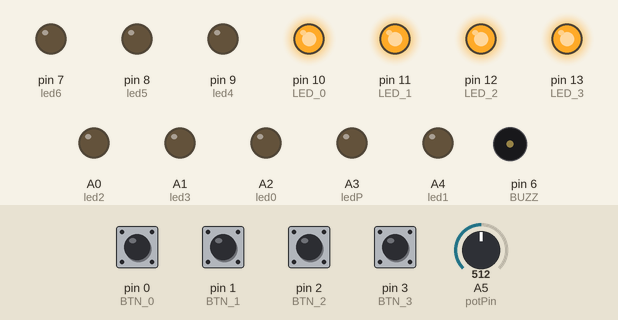
A sketch run on a simulated Arduino Uno, built with avr-gcc and run on an emulated ATmega328P. Shown: output pins drawn as LEDs (lit = HIGH), buzzer (waves = sounding). The inputs (shaded band) are chosen by the test bench; at power-on: pin 0 (BTN_0), pin 1 (BTN_1), pin 2 (BTN_2), pin 3 (BTN_3) HIGH, A5 (potPin) = 512.

Above: at 5.6 s.
5.7 s: pin 0 (BTN_0) pulled LOW for 0.15 s
At 7.2 s:
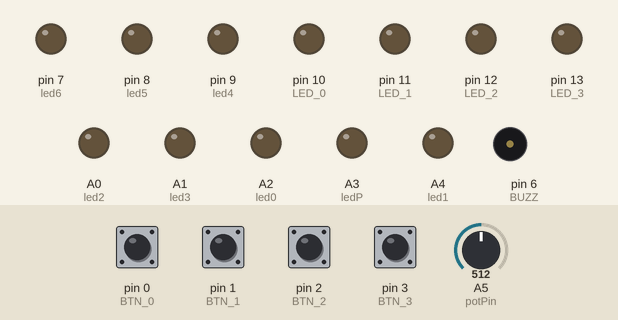
7.9 s: pin 1 (BTN_1) pulled LOW for 0.15 s
At 9.5 s:
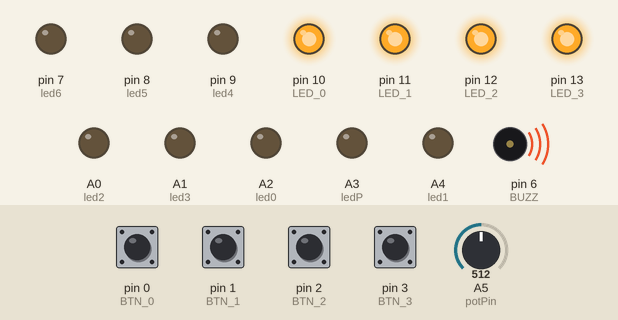
11.0 s: pin 2 (BTN_2) pulled LOW for 1 s
At 13.2 s:
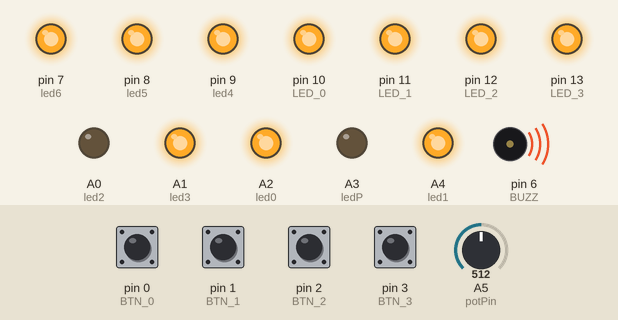
15.0 s: pin 0 (BTN_0) pulled LOW for 1 s
At 18.5 s:
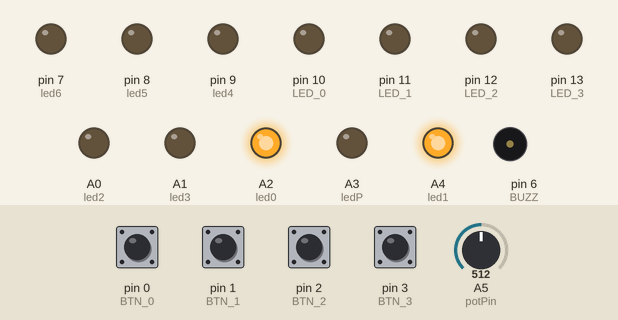
19.0 s: pin 3 (BTN_3) pulled LOW for 0.15 s
At 20.4 s:
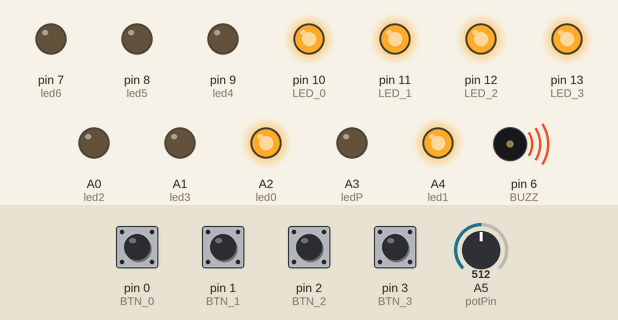
22.1 s: pin 1 (BTN_1) pulled LOW for 1 s
At 27.1 s:
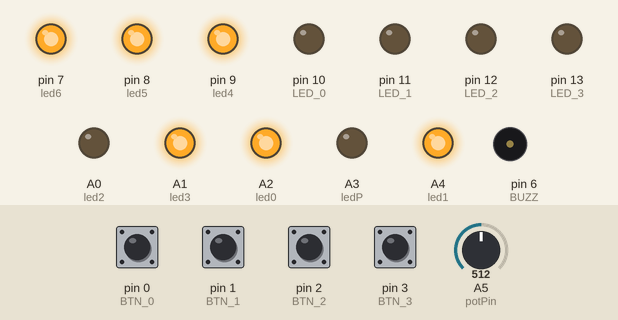
Timing chart, 0 to 27.7 s (numbered marks = the images above; inputs shaded):
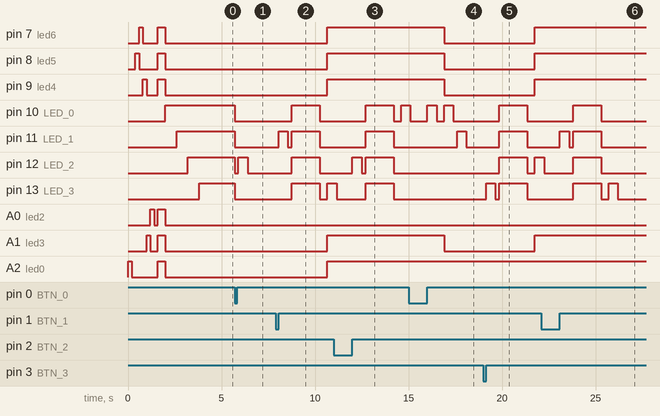

Measured:
- after the input at 5.7 s, pin 10 (LED_0), pin 11 (LED_1), pin 13 (LED_3): HIGH → LOW at once; pin 12 (LED_2): HIGH → LOW at once, → HIGH 0.20 s later, → LOW 0.50 s later; tone on pin 6 (BUZZ): silent → 400 Hz after 0.20 s, → silent 0.50 s later
- after the input at 7.9 s, pin 7 (led6), pin 8 (led5): LOW → HIGH after 2.8 s
- after the input at 11.0 s, pin 10 (LED_0): LOW → HIGH after 1.7 s, → LOW 1.5 s later, → HIGH 0.40 s later; pin 11 (LED_1): LOW → HIGH after 1.7 s, → LOW 1.5 s later; pin 12 (LED_2): LOW → HIGH after 1.0 s, → LOW 0.50 s later, → HIGH 0.20 s later, → LOW 1.5 s later
- after the input at 15.0 s, pin 7 (led6), pin 8 (led5), pin 9 (led4), A1 (led3): HIGH → LOW after 1.9 s; pin 11 (LED_1): LOW → HIGH after 2.6 s, → LOW 0.50 s later
- after the input at 19.0 s, pin 7 (led6), pin 8 (led5): LOW → HIGH after 2.8 s
- after the input at 22.1 s, pin 10 (LED_0): LOW → HIGH after 1.7 s, → LOW 1.5 s later; pin 11 (LED_1): LOW → HIGH after 1.0 s, → LOW 0.50 s later, → HIGH 0.20 s later, → LOW 1.5 s later; pin 13 (LED_3): LOW → HIGH after 1.7 s, → LOW 1.5 s later, → HIGH 0.40 s later, → LOW 0.50 s later

The sketch:

genius.ino
```cpp
// Definição dos pinos para LEDs e botões
#define ledP A3
#define led0 A2
#define led1 A4
#define led2 A0
#define led3 A1
#define led4 9
#define led5 8
#define led6 7

#define BTN_0 0
#define BTN_1 1
#define BTN_2 2
#define BTN_3 3 // Pinos dos botões

#define LED_0 10
#define LED_1 11
#define LED_2 12
#define LED_3 13 // Pinos dos LEDs

// Pinos analógicos
int potPin = A5; // Pino analógico conectado ao potenciômetro
int buzzerPin = 6; // Pino do buzzer

#define BUZZ 6 // Pino do falante

byte mem[40], botao = 4, sort = 4, aux = 0;
int stagio = 0;

// Função para apagar todos os LEDs
void limpadisplay()
{
  digitalWrite(led0, LOW);
  digitalWrite(led1, LOW);
  digitalWrite(led2, LOW);
  digitalWrite(led3, LOW);
  digitalWrite(led4, LOW);
  digitalWrite(led5, LOW);
  digitalWrite(led6, LOW);
  digitalWrite(ledP, LOW);
}

// Função para realizar um autoteste no display
void AutoTeste(int TempoTeste)
{
  limpadisplay();

  digitalWrite(led0, HIGH);
  delay(TempoTeste);
  digitalWrite(led0, LOW);

  digitalWrite(led1, HIGH);
  delay(TempoTeste);
  digitalWrite(led1, LOW);

  digitalWrite(led5, HIGH);
  delay(TempoTeste);
  digitalWrite(led5, LOW);

  digitalWrite(led6, HIGH);
  delay(TempoTeste);
  digitalWrite(led6, LOW);

  digitalWrite(led4, HIGH);
  delay(TempoTeste);
  digitalWrite(led4, LOW);

  digitalWrite(led3, HIGH);
  delay(TempoTeste);
  digitalWrite(led3, LOW);

  digitalWrite(led2, HIGH);
  delay(TempoTeste);
  digitalWrite(led2, LOW);

  digitalWrite(ledP, HIGH);
  delay(TempoTeste);
  digitalWrite(ledP, LOW);

  digitalWrite(led0, HIGH);
  digitalWrite(led1, HIGH);
  digitalWrite(led2, HIGH);
  digitalWrite(led3, HIGH);
  digitalWrite(led4, HIGH);
  digitalWrite(led5, HIGH);
  digitalWrite(led6, HIGH);
  digitalWrite(ledP, HIGH);
  delay(TempoTeste + 200);

  limpadisplay();
}

void setup()
{
  pinMode(led0, OUTPUT);
  pinMode(led1, OUTPUT);
  pinMode(led2, OUTPUT);
  pinMode(led3, OUTPUT);
  pinMode(led4, OUTPUT);
  pinMode(led5, OUTPUT);
  pinMode(led6, OUTPUT);
  pinMode(ledP, OUTPUT);

  pinMode(BUZZ, OUTPUT);
  pinMode(LED_0, OUTPUT);
  pinMode(LED_1, OUTPUT);
  pinMode(LED_2, OUTPUT);
  pinMode(LED_3, OUTPUT);

  pinMode(BTN_0, INPUT_PULLUP);
  pinMode(BTN_1, INPUT_PULLUP);
  pinMode(BTN_2, INPUT_PULLUP);
  pinMode(BTN_3, INPUT_PULLUP);

  pinMode(buzzerPin, OUTPUT);

  limpadisplay();
  AutoTeste(200);

  tone(BUZZ, 200);
  digitalWrite(LED_0, HIGH);
  delay(600);
  noTone(BUZZ);
  tone(BUZZ, 300);
  digitalWrite(LED_1, HIGH);
  delay(600);
  noTone(BUZZ);
  tone(BUZZ, 400);
  digitalWrite(LED_2, HIGH);
  delay(600);
  noTone(BUZZ);
  tone(BUZZ, 500);
  digitalWrite(LED_3, HIGH);
  delay(600);
  noTone(BUZZ);

  limpadisplay();
}

// Função para reiniciar o jogo
void Reset()
{
  digitalWrite(led0, LOW);
  digitalWrite(led1, LOW);
  digitalWrite(led2, LOW);
  digitalWrite(led3, LOW);
  digitalWrite(led4, LOW);
  digitalWrite(led5, LOW);
  digitalWrite(led6, LOW);
  digitalWrite(ledP, LOW);
  noTone(BUZZ);

  stagio = 0;
  aux = 0;
  sort = 4;

  for (int i = 0; i < 40; i++)
  {
    mem[i] = 0;
  }
}

void loop()
{
  if (sort == 4)
  {
    while (digitalRead(BTN_0) && digitalRead(BTN_1) && digitalRead(BTN_2) && digitalRead(BTN_3))
      Sort();
    while (!digitalRead(BTN_0) || !digitalRead(BTN_1) || !digitalRead(BTN_2) || !digitalRead(BTN_3))
      leds(4);
  }
  mem[stagio] = sort;

  int potValue = analogRead(potPin);

  int volume = map(potValue, 0, 1023, 0, 255);

  analogWrite(buzzerPin, volume);

  for (int i = 0; i < stagio + 1; i++)
    leds(mem[i]);

  while (aux <= stagio)
  {
  while (!(digitalRead(BTN_0) && digitalRead(BTN_1) && digitalRead(BTN_2) && digitalRead(BTN_3))){

      if (!digitalRead(BTN_0))
        botao = 0;
      if (!digitalRead(BTN_1))
        botao = 1;
      if (!digitalRead(BTN_2))
        botao = 2;
      if (!digitalRead(BTN_3))
        botao = 3;
      Sort();
    }
    if (botao < 4)
    {
      leds(botao);
      if (botao != mem[aux])
      {
        digitalWrite(LED_0, HIGH);
        digitalWrite(LED_1, HIGH);
        digitalWrite(LED_2, HIGH);
        digitalWrite(LED_3, HIGH);
        tone(BUZZ, 80);
        delay(1000);
        noTone(BUZZ);
        delay(500);
        leds(4);
        stagio = -1;
      }
      aux++;
    }
    botao = 4;
  }
  delay(200);
  stagio++;
  NumeroNoDisplay(stagio);
  aux = 0;

  if (!digitalRead(BTN_3))
  {
    Reset();
  }
}

// Função para controlar os LEDs
void leds(int led)
{
  if (led < 4)
  {
    tone(BUZZ, (led + 2) * 100);
    digitalWrite(led + 10, HIGH);
    delay(500);
    noTone(BUZZ);
  }
  digitalWrite(LED_0, LOW);
  digitalWrite(LED_1, LOW);
  digitalWrite(LED_2, LOW);
  digitalWrite(LED_3, LOW);
  delay(200);
}

// Função para sortear números
void Sort()
{
  if (sort)
    sort--;
  else
    sort = 3;
  delayMicroseconds(500);
}

// Função para exibir números no display
void NumeroNoDisplay(int valor)
{
  switch (valor)
  {
    case 0:
      digitalWrite(led0, HIGH);
      digitalWrite(led1, HIGH);
      digitalWrite(led2, LOW);
      digitalWrite(led3, HIGH);
      digitalWrite(led4, HIGH);
      digitalWrite(led5, HIGH);
      digitalWrite(led6, HIGH);
      digitalWrite(ledP, LOW);
      break;

    case 1:
      digitalWrite(led0, HIGH);
      digitalWrite(led1, HIGH);
      digitalWrite(led2, LOW);
      digitalWrite(led3, LOW);
      digitalWrite(led4, LOW);
      digitalWrite(led5, LOW);
      digitalWrite(led6, LOW);
      digitalWrite(ledP, LOW);
      break;

    case 2:
      digitalWrite(led0, HIGH);
      digitalWrite(led1, LOW);
      digitalWrite(led2, HIGH);
      digitalWrite(led3, HIGH);
      digitalWrite(led4, LOW);
      digitalWrite(led5, HIGH);
      digitalWrite(led6, HIGH);
      digitalWrite(ledP, LOW);
      break;

    case 3:
      digitalWrite(led0, HIGH);
      digitalWrite(led1, HIGH);
      digitalWrite(led2, HIGH);
      digitalWrite(led3, HIGH);
      digitalWrite(led4, LOW);
      digitalWrite(led5, HIGH);
      digitalWrite(led6, LOW);
      digitalWrite(ledP, LOW);
      break;

    case 4:
      digitalWrite(led0, HIGH);
      digitalWrite(led1, HIGH);
      digitalWrite(led2, HIGH);
      digitalWrite(led3, LOW);
      digitalWrite(led4, HIGH);
      digitalWrite(led5, LOW);
      digitalWrite(led6, LOW);
      digitalWrite(ledP, LOW);
      break;

    case 5:
      digitalWrite(led0, LOW);
      digitalWrite(led1, HIGH);
      digitalWrite(led2, HIGH);
      digitalWrite(led3, HIGH);
      digitalWrite(led4, HIGH);
      digitalWrite(led5, HIGH);
      digitalWrite(led6, LOW);
      digitalWrite(ledP, LOW);
      break;

    case 6:
      digitalWrite(led0, LOW);
      digitalWrite(led1, HIGH);
      digitalWrite(led2, HIGH);
      digitalWrite(led3, HIGH);
      digitalWrite(led4, HIGH);
      digitalWrite(led5, HIGH);
      digitalWrite(led6, HIGH);
      digitalWrite(ledP, LOW);
      break;

    case 7:
      digitalWrite(led0, HIGH);
      digitalWrite(led1, HIGH);
      digitalWrite(led2, LOW);
      digitalWrite(led3, HIGH);
      digitalWrite(led4, LOW);
      digitalWrite(led5, LOW);
      digitalWrite(led6, LOW);
      digitalWrite(ledP, LOW);
      break;

    case 8:
      digitalWrite(led0, HIGH);
      digitalWrite(led1, HIGH);
      digitalWrite(led2, HIGH);
      digitalWrite(led3, HIGH);
      digitalWrite(led4, HIGH);
      digitalWrite(led5, HIGH);
      digitalWrite(led6, HIGH);
      digitalWrite(ledP, LOW);
      break;

    case 9:
      digitalWrite(led0, HIGH);
      digitalWrite(led1, HIGH);
      digitalWrite(led2, HIGH);
      digitalWrite(led3, HIGH);
      digitalWrite(led4, HIGH);
      digitalWrite(led5, HIGH);
      digitalWrite(led6, LOW);
      digitalWrite(ledP, LOW);
      break;

    default:
      digitalWrite(led0, LOW);
      digitalWrite(led1, LOW);
      digitalWrite(led2, LOW);
      digitalWrite(led3, LOW);
      digitalWrite(led4, LOW);
      digitalWrite(led5, LOW);
      digitalWrite(led6, LOW);
      digitalWrite(ledP, HIGH);
      break;
  }
}
```
